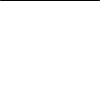
Frame 1 (no input)
Frame 60 (the mouse pressed at the canvas centre just before this capture): identical to frame 1, image omitted
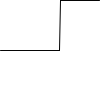
Frame 120 (the mouse held since frame 60 and released just before this capture)

The Processing sketch that drew these frames (run headless with seeded random() and noise(); from frame 60 on, the mouse is pressed at the canvas centre):

// Processing sketch: day_16_2
// ── day_16_2.pde
int[] y;

void setup(){
 size(100,100);
 y = new int [width];
}
void draw(){
  background(255); //white sheet
  for(int i = y.length-1; i > 0; i--){
    y[i] =y[i-1]; //read from bottom of list
  }
    y[0] = mouseY; //add new value @ top
    
    for(int i = 1; i < y.length; i++){
      line(i,y[i],i-1,y[i-1]); // draw lines going up from the bottom 6
}
}
